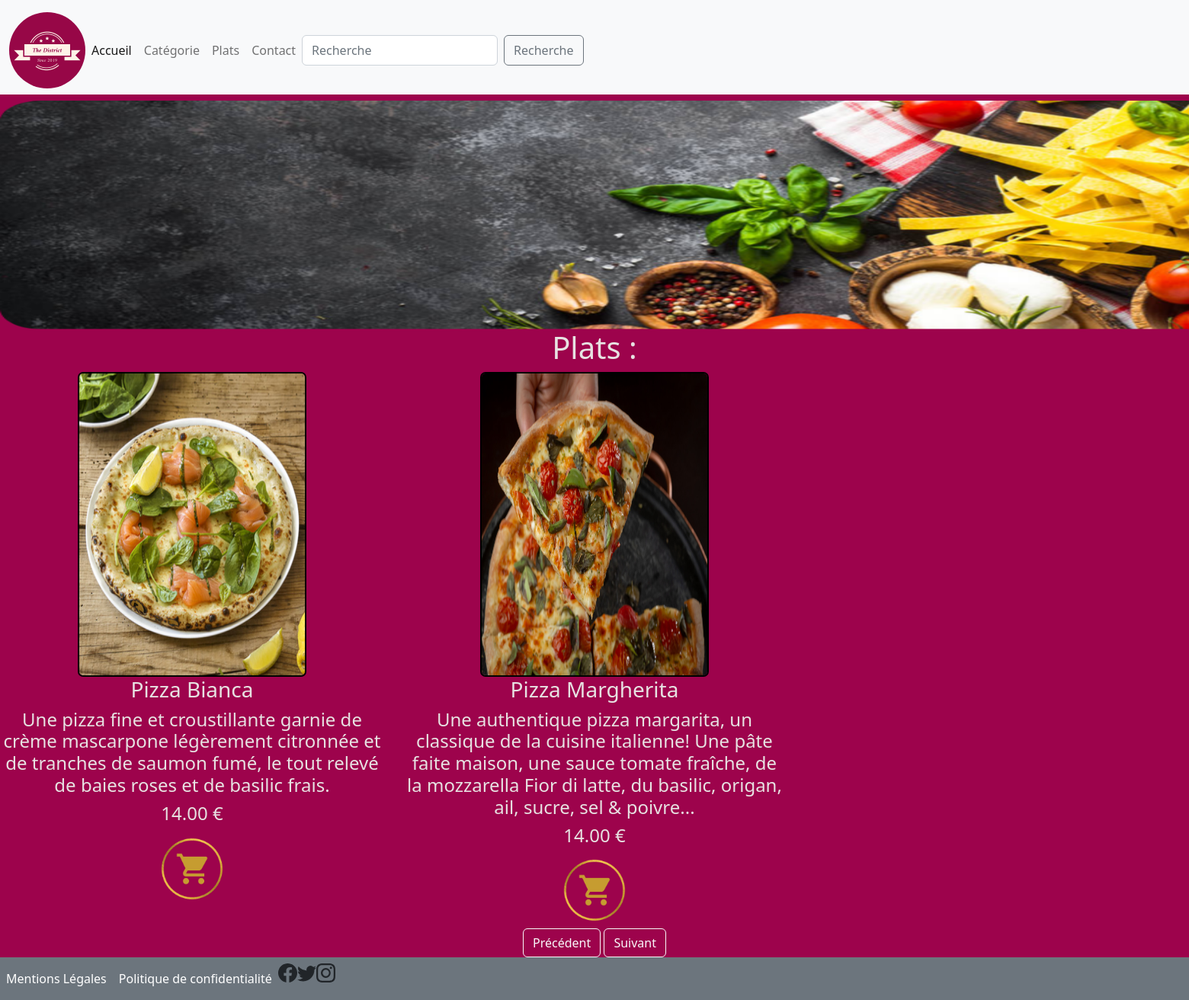
The page /District/platcat.php?cat=4 on the database its author committed.
### tables this page shows
CREATE TABLE `plat` (
  `id` int(11) NOT NULL,
  `libelle` varchar(100) NOT NULL,
  `description` text NOT NULL,
  `prix` decimal(10,2) NOT NULL,
  `image` varchar(255) NOT NULL,
  `id_categorie` int(11) NOT NULL,
  `active` varchar(10) NOT NULL
);

### District/dao.php (called while the page is built, shortened)
<?php
function getPlatcat($limit, $offset, $id){
    $db = connexionBase();
        $platCat = $db->prepare("SELECT plat.*
        FROM `plat`
        JOIN categorie ON categorie.id=plat.id_categorie
        WHERE plat.id_categorie = :id
        LIMIT :limit OFFSET :offset;");
        $platCat->bindValue(':limit', $limit, pdo::PARAM_INT);
        $platCat->bindValue(':offset', $offset, pdo::PARAM_INT);
        $platCat->bindValue(':id', $id, pdo::PARAM_INT);
        $platCat->execute();
        $platCats = $platCat->fetchAll(PDO::FETCH_OBJ);
        return $platCats;
}

### District/platcat.php (the view, shortened to what this page needs)
<?php
include('dao.php');
$page = $_GET['page'];
if ($page <= 0) {
    $page = 1;
}
$limit = 6;
$id = $_GET['cat'];
$offset = ($page - 1) * $limit;
$Platcats = getPlatcat($limit, $offset, $id);
include_once "Template/header.php";
include_once "Template/nav.php";
?>
<div class="container-fluid g-0">
    <img class="pros" src="assets/images/bg2-modified.png" alt="district" title="district" width="1800" height="300" />
    <div class="row">
        <div class="col-md-12 col-sm-12">
            <h1 class="h1">Plats :</h1>
        </div>
        <?php foreach ($Platcats as $Platcat) :
        ?>
            <div class="col-4">
                <img src="assets/images/food/<?= $Platcat->image; ?>" width="300" height="400" alt="" class="arrondie">
                <h3><?= $Platcat->libelle ?></h3>
                <h4><?= $Platcat->description ?></h4>
                <h4><?= $Platcat->prix ?> €</h4>
                <img src="assets/images/61d9831c482674000429052e.png" alt="" width="100" height="100" class="rounded-circle">
            </div>
        <?php
        endforeach;
        ?>
    </div>
    <a class="btn btn-outline-light" href="?cat=<?= $id ?>&page=<?= $page - 1 ?>" role="button">Précédent</a>
    <a class="btn btn-outline-light" href="?cat=<?= $id ?>&page=<?= $page + 1 ?>" role="button">Suivant</a>
    <?php
    include_once "./Template/footer.php";
    ?>

### District/assets/css/style.css (style rules this page uses)
body { background-image: url('../images/peinture-murale-framboise-decohom.jpg'); background-repeat: no-repeat; background-size: cover; }
.container-fluid { text-align: center; padding-top: 8px; width: 100%; }
p,h1,h4,pre,h3 { color: rgb(231, 226, 226); }
.arrondie { border: 2px solid black; -moz-border-radius: 7px; -webkit-border-radius: 7px; border-radius: 7px; }

### rows shown on the page
plat: image (picture), libelle "Pizza Bianca", description "Une pizza fine et croustillante garnie de crème mascarpone légèrement citronnée et de tranches de saumon fumé, le tout relevé de baies roses et de basilic frais.", prix "14.00"
plat: image (picture), libelle "Pizza Margherita", description "Une authentique pizza margarita, un classique de la cuisine italienne! Une pâte faite maison, une sauce tomate fraîche, de la mozzarella Fior di latte, du basilic, origan, ail, sucre, sel & poivre...", prix "14.00"
